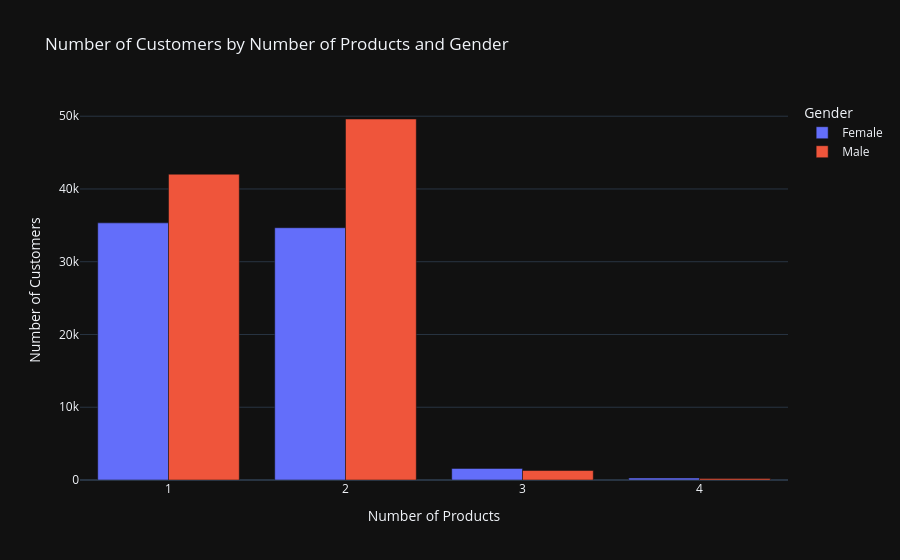

Write notebook code for a chart like this one.
### Code cell
import plotly.express as px
import pandas as pd

# Assuming df is your DataFrame
# Replace 'your_dataset.csv' with the actual path or data source
# df = pd.read_csv('your_dataset.csv')

# Replace 'NumOfProducts' and 'Gender' with your actual column names
fig = px.bar(df.groupby(['NumOfProducts', 'Gender']).size().reset_index(name='Count'),
             x='NumOfProducts',
             y='Count',
             color='Gender',
             barmode='group',
             labels={'Count': 'Count'},
             title='Number of Customers by Number of Products and Gender',
             template='plotly_dark'  # Use a dark template
             )

# Update the layout for a more professional look
fig.update_layout(
    xaxis_title='Number of Products',
    yaxis_title='Number of Customers',
    legend_title='Gender',
    legend=dict(title='Gender'),
)

# Show the plot
fig.show()

### Figure 1 — Plotly figure (JSON) as saved in the notebook; plotly's stock layout.template omitted (floating-point values rounded to 4 significant figures)
{"data": [{"alignmentgroup": "True", "hovertemplate": "Gender=Female<br>NumOfProducts=%{x}<br>Count=%{y}<extra></extra>", "legendgroup": "Female", "marker": {"color": "#636efa", "pattern": {"shape": ""}}, "name": "Female", "offsetgroup": "Female", "orientation": "v", "showlegend": true, "textposition": "auto", "type": "bar", "x": [1, 2, 3, 4], "xaxis": "x", "y": [35341, 34674, 1593, 276], "yaxis": "y"}, {"alignmentgroup": "True", "hovertemplate": "Gender=Male<br>NumOfProducts=%{x}<br>Count=%{y}<extra></extra>", "legendgroup": "Male", "marker": {"color": "#EF553B", "pattern": {"shape": ""}}, "name": "Male", "offsetgroup": "Male", "orientation": "v", "showlegend": true, "textposition": "auto", "type": "bar", "x": [1, 2, 3, 4], "xaxis": "x", "y": [42033, 49617, 1301, 199], "yaxis": "y"}], "layout": {"barmode": "group", "legend": {"title": {"text": "Gender"}, "tracegroupgap": 0}, "title": {"text": "Number of Customers by Number of Products and Gender"}, "xaxis": {"anchor": "y", "domain": [0, 1], "title": {"text": "Number of Products"}}, "yaxis": {"anchor": "x", "domain": [0, 1], "title": {"text": "Number of Customers"}}}}
